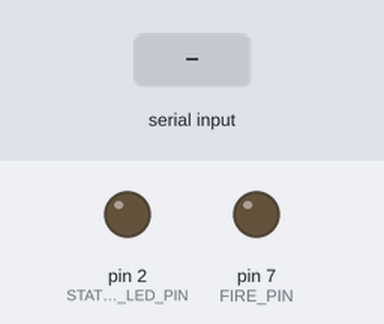
The sketch below on a simulated Arduino Uno, built with avr-gcc and run on an emulated ATmega328P. Shown: output pins drawn as LEDs (lit = HIGH). The inputs (shaded band) are chosen by the test bench. What the sketch prints to the serial monitor is not drawn.

Above: at 1.2 s.
1.3 s: "f!" received over Serial
2.8 s: "x!" received over Serial
4.3 s: "m!" received over Serial
Timing chart, 0 to 7.3 s (numbered marks = the images above; inputs shaded):
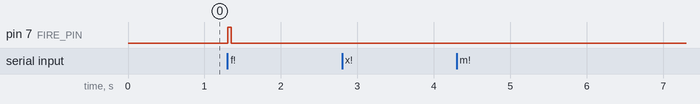

The sketch:

Shock_Drone_V2.ino
```cpp
//TODO
  //Listen For Bluetooth Data
  //Fire Button
  //Move Motors
  //Disconnect Detection (Auto Stop)
  //*****These will be finishing touches tasks
  //Detect Low Motor Voltage
  //Detect Low Arduino Voltage

#define FIRE_PIN 7
#define STATUS_LED_PIN 2

String bluetoothString;

void setup()
{
  Serial.begin(9600);
  pinMode(FIRE_PIN, OUTPUT);
  pinMode(STATUS_LED_PIN, OUTPUT);
  digitalWrite(FIRE_PIN, LOW);
  digitalWrite(STATUS_LED_PIN, LOW);
}

void loop()
{
  ReadBluetooth();
}

void ReadBluetooth()
{
  if(Serial.available() > 0)
  {
    bluetoothString = Serial.readStringUntil('!');
    Serial.println(bluetoothString);
    Serial.print("Serial.available at the start: ");
    Serial.println(Serial.available());
    if(bluetoothString == "f")
    {
     digitalWrite(FIRE_PIN, HIGH);
     delay(50);
     digitalWrite(FIRE_PIN, LOW);
    }
    else if(bluetoothString == "x")
    {
    }
    else if(bluetoothString.charAt(0) == "m")
    {
      Serial.println("motors Activated");
    }
     Serial.print("Serial.available at the end: ");
    Serial.println(Serial.available());
    bluetoothString = "";
   }
 }
```

Measured:
- after the input at 1.3 s, pin 7 (FIRE_PIN): LOW → HIGH at once, → LOW 0.05 s later
- after the input at 2.8 s, every drawn part: stays the same
- after the input at 4.3 s, every drawn part: stays the same
